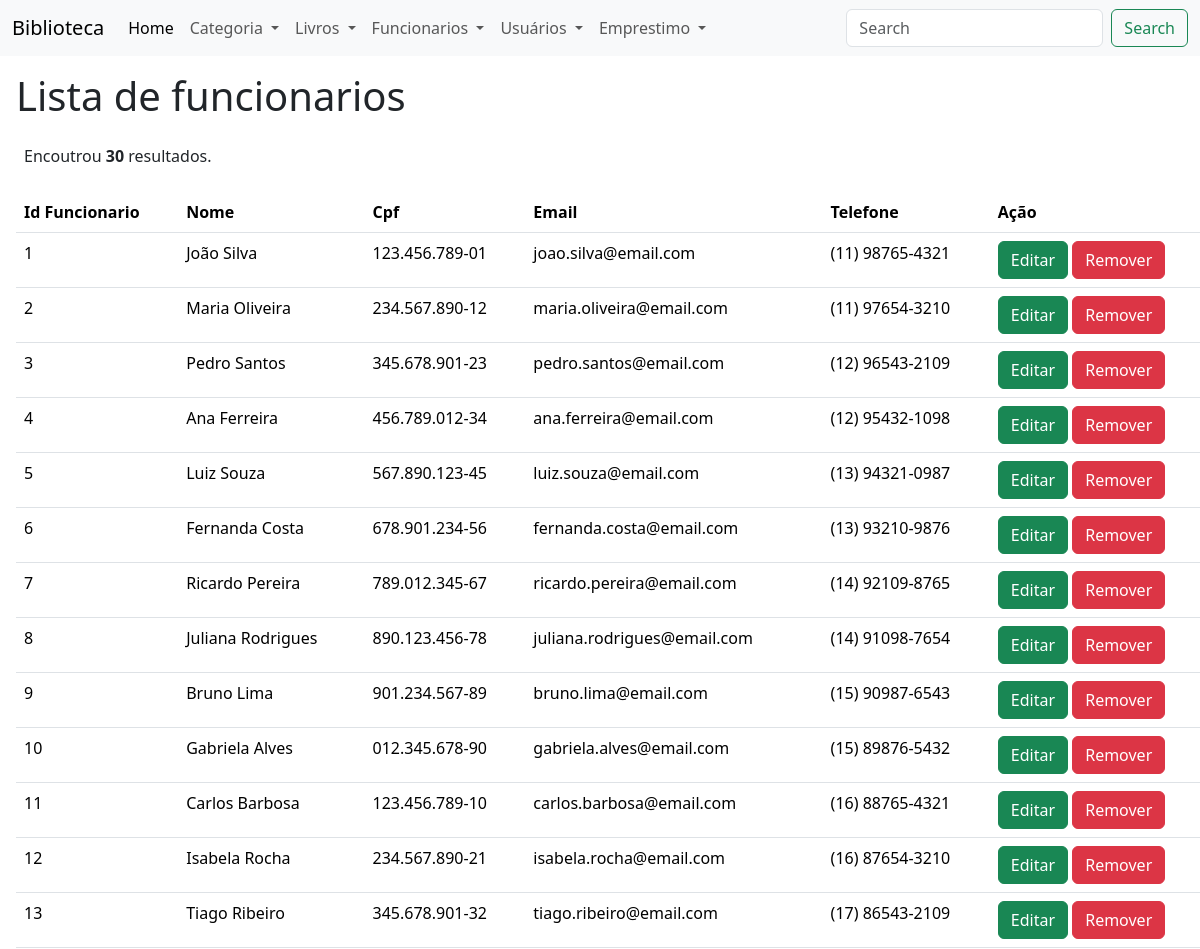
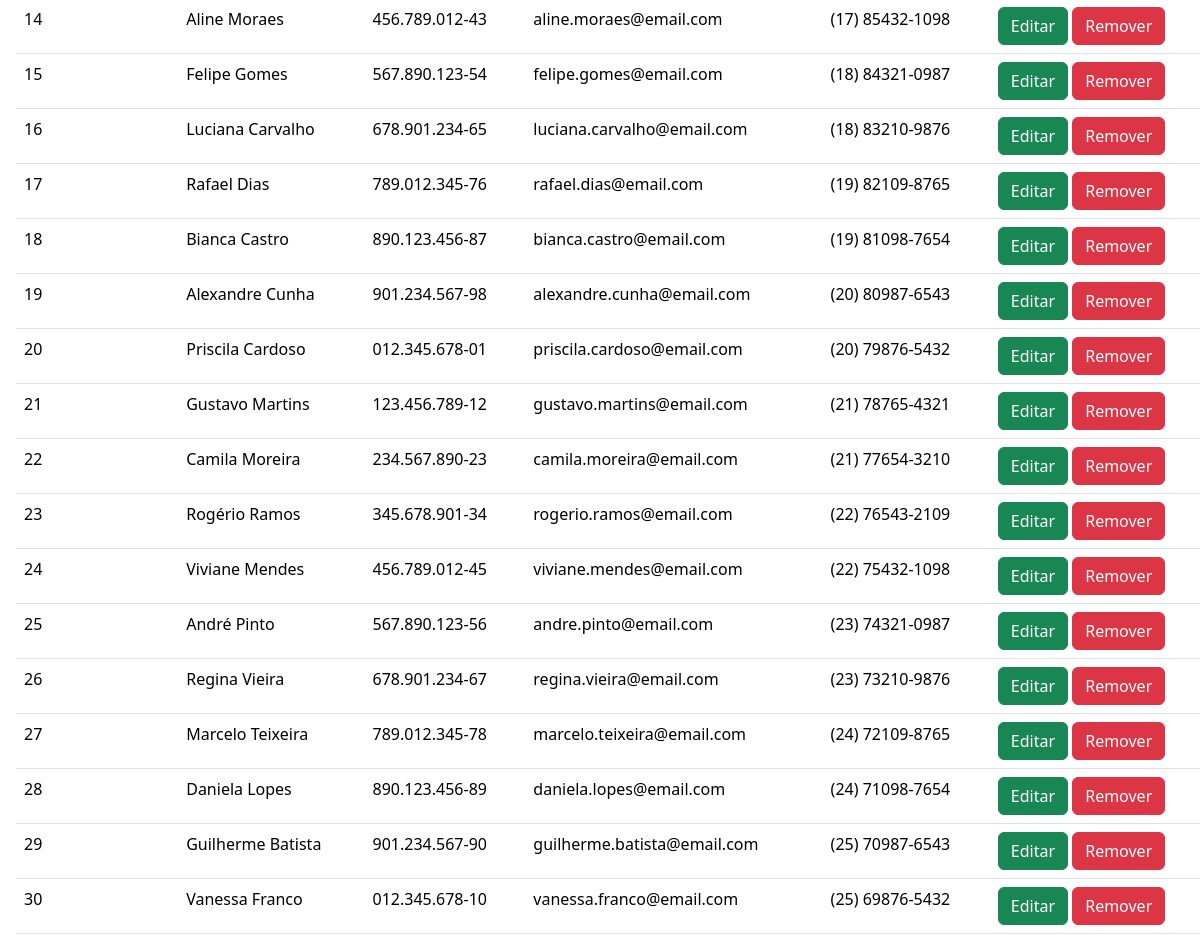
Page /?page=funcionario-listar on the committed database (2 pictures, top to bottom).
### tables this page shows
CREATE TABLE funcionario (
  id_funcionario INTEGER UNSIGNED NOT NULL AUTO_INCREMENT,
  nome_funcionario VARCHAR(45) NULL,
  cpf_funcionario VARCHAR(14) NULL,
  email_funcionario VARCHAR(45) NULL,
  fone_funcionario VARCHAR(20) NULL,
  PRIMARY KEY(id_funcionario)
);

### funcionario-listar.php (the view)
<h1 class='m-3'> Lista de funcionarios </h1>
<table class="table m-3 table-hover">
    <tr>
        <th>Id Funcionario</th>
        <th>Nome </th>
        <th>Cpf </th>
        <th>Email</th>
        <th>Telefone</th>
        <th>Ação</th>
    </tr>
    <?php
        $response = $conn->query("SELECT * FROM funcionario");
        $qtd = $response->num_rows;
        if($qtd == 0){
            echo "<p class='m-4'><b>Não existem registros!</b></p>";
        } else {
            echo "<p class='m-4'>Encoutrou <b>$qtd</b> resultados.";
        }
        while($row = $response->fetch_object()){
            $id_funcionario = $row->id_funcionario;
            $nome_funcionario = $row->nome_funcionario;
            $cpf_funcionario = $row->cpf_funcionario;
            $email_funcionario = $row->email_funcionario;
            $telefone_funcionario = $row->fone_funcionario;
            echo "<tr>";
                echo "<td> $id_funcionario</td>";
                echo "<td> $nome_funcionario</td>";
                echo "<td> $cpf_funcionario</td>";
                echo "<td> $email_funcionario</td>";
                echo "<td> $telefone_funcionario</td>";
                echo "<td>
                    <button class='btn btn-success'
                        onclick=\"location.href='?page=funcionario-editar&id=$id_funcionario'\">
                        Editar
                    </button>
                    <button class='btn btn-danger'
                        onclick=
                        \"
                            let resposta = confirm('Tem certeza que deseja Remover ?');
                            if (resposta)
                            {
                                location.href = '?page=funcionario-salvar&acao=remover&id=$id_funcionario';
                            }
                            else{false;}
                        \"
                    >
                        Remover
                    </button>
                    </td>";
            echo "</tr>";
        }
    ?>
</table>

### rows in the picture
funcionario: id_funcionario "1", nome_funcionario "João Silva", cpf_funcionario "123.456.789-01", email_funcionario "joao.silva@email.com", fone_funcionario "(11) 98765-4321"
funcionario: id_funcionario "2", nome_funcionario "Maria Oliveira", cpf_funcionario "234.567.890-12", email_funcionario "maria.oliveira@email.com", fone_funcionario "(11) 97654-3210"
funcionario: id_funcionario "3", nome_funcionario "Pedro Santos", cpf_funcionario "345.678.901-23", email_funcionario "pedro.santos@email.com", fone_funcionario "(12) 96543-2109"
funcionario: id_funcionario "4", nome_funcionario "Ana Ferreira", cpf_funcionario "456.789.012-34", email_funcionario "ana.ferreira@email.com", fone_funcionario "(12) 95432-1098"
funcionario: id_funcionario "5", nome_funcionario "Luiz Souza", cpf_funcionario "567.890.123-45", email_funcionario "luiz.souza@email.com", fone_funcionario "(13) 94321-0987"
funcionario: id_funcionario "6", nome_funcionario "Fernanda Costa", cpf_funcionario "678.901.234-56", email_funcionario "fernanda.costa@email.com", fone_funcionario "(13) 93210-9876"
funcionario: id_funcionario "7", nome_funcionario "Ricardo Pereira", cpf_funcionario "789.012.345-67", email_funcionario "ricardo.pereira@email.com", fone_funcionario "(14) 92109-8765"
funcionario: id_funcionario "8", nome_funcionario "Juliana Rodrigues", cpf_funcionario "890.123.456-78", email_funcionario "juliana.rodrigues@email.com", fone_funcionario "(14) 91098-7654"
funcionario: id_funcionario "9", nome_funcionario "Bruno Lima", cpf_funcionario "901.234.567-89", email_funcionario "bruno.lima@email.com", fone_funcionario "(15) 90987-6543"
funcionario: id_funcionario "10", nome_funcionario "Gabriela Alves", cpf_funcionario "012.345.678-90", email_funcionario "gabriela.alves@email.com", fone_funcionario "(15) 89876-5432"
funcionario: id_funcionario "11", nome_funcionario "Carlos Barbosa", cpf_funcionario "123.456.789-10", email_funcionario "carlos.barbosa@email.com", fone_funcionario "(16) 88765-4321"
funcionario: id_funcionario "12", nome_funcionario "Isabela Rocha", cpf_funcionario "234.567.890-21", email_funcionario "isabela.rocha@email.com", fone_funcionario "(16) 87654-3210"
funcionario: id_funcionario "13", nome_funcionario "Tiago Ribeiro", cpf_funcionario "345.678.901-32", email_funcionario "tiago.ribeiro@email.com", fone_funcionario "(17) 86543-2109"
funcionario: id_funcionario "14", nome_funcionario "Aline Moraes", cpf_funcionario "456.789.012-43", email_funcionario "aline.moraes@email.com", fone_funcionario "(17) 85432-1098"
funcionario: id_funcionario "15", nome_funcionario "Felipe Gomes", cpf_funcionario "567.890.123-54", email_funcionario "felipe.gomes@email.com", fone_funcionario "(18) 84321-0987"
funcionario: id_funcionario "16", nome_funcionario "Luciana Carvalho", cpf_funcionario "678.901.234-65", email_funcionario "luciana.carvalho@email.com", fone_funcionario "(18) 83210-9876"
funcionario: id_funcionario "17", nome_funcionario "Rafael Dias", cpf_funcionario "789.012.345-76", email_funcionario "rafael.dias@email.com", fone_funcionario "(19) 82109-8765"
funcionario: id_funcionario "18", nome_funcionario "Bianca Castro", cpf_funcionario "890.123.456-87", email_funcionario "bianca.castro@email.com", fone_funcionario "(19) 81098-7654"
funcionario: id_funcionario "19", nome_funcionario "Alexandre Cunha", cpf_funcionario "901.234.567-98", email_funcionario "alexandre.cunha@email.com", fone_funcionario "(20) 80987-6543"
funcionario: id_funcionario "20", nome_funcionario "Priscila Cardoso", cpf_funcionario "012.345.678-01", email_funcionario "priscila.cardoso@email.com", fone_funcionario "(20) 79876-5432"
funcionario: id_funcionario "21", nome_funcionario "Gustavo Martins", cpf_funcionario "123.456.789-12", email_funcionario "gustavo.martins@email.com", fone_funcionario "(21) 78765-4321"
funcionario: id_funcionario "22", nome_funcionario "Camila Moreira", cpf_funcionario "234.567.890-23", email_funcionario "camila.moreira@email.com", fone_funcionario "(21) 77654-3210"
funcionario: id_funcionario "23", nome_funcionario "Rogério Ramos", cpf_funcionario "345.678.901-34", email_funcionario "rogerio.ramos@email.com", fone_funcionario "(22) 76543-2109"
funcionario: id_funcionario "24", nome_funcionario "Viviane Mendes", cpf_funcionario "456.789.012-45", email_funcionario "viviane.mendes@email.com", fone_funcionario "(22) 75432-1098"
funcionario: id_funcionario "25", nome_funcionario "André Pinto", cpf_funcionario "567.890.123-56", email_funcionario "andre.pinto@email.com", fone_funcionario "(23) 74321-0987"
funcionario: id_funcionario "26", nome_funcionario "Regina Vieira", cpf_funcionario "678.901.234-67", email_funcionario "regina.vieira@email.com", fone_funcionario "(23) 73210-9876"
funcionario: id_funcionario "27", nome_funcionario "Marcelo Teixeira", cpf_funcionario "789.012.345-78", email_funcionario "marcelo.teixeira@email.com", fone_funcionario "(24) 72109-8765"
funcionario: id_funcionario "28", nome_funcionario "Daniela Lopes", cpf_funcionario "890.123.456-89", email_funcionario "daniela.lopes@email.com", fone_funcionario "(24) 71098-7654"
funcionario: id_funcionario "29", nome_funcionario "Guilherme Batista", cpf_funcionario "901.234.567-90", email_funcionario "guilherme.batista@email.com", fone_funcionario "(25) 70987-6543"
funcionario: id_funcionario "30", nome_funcionario "Vanessa Franco", cpf_funcionario "012.345.678-10", email_funcionario "vanessa.franco@email.com", fone_funcionario "(25) 69876-5432"

### other values in the picture
$qtd "30"
